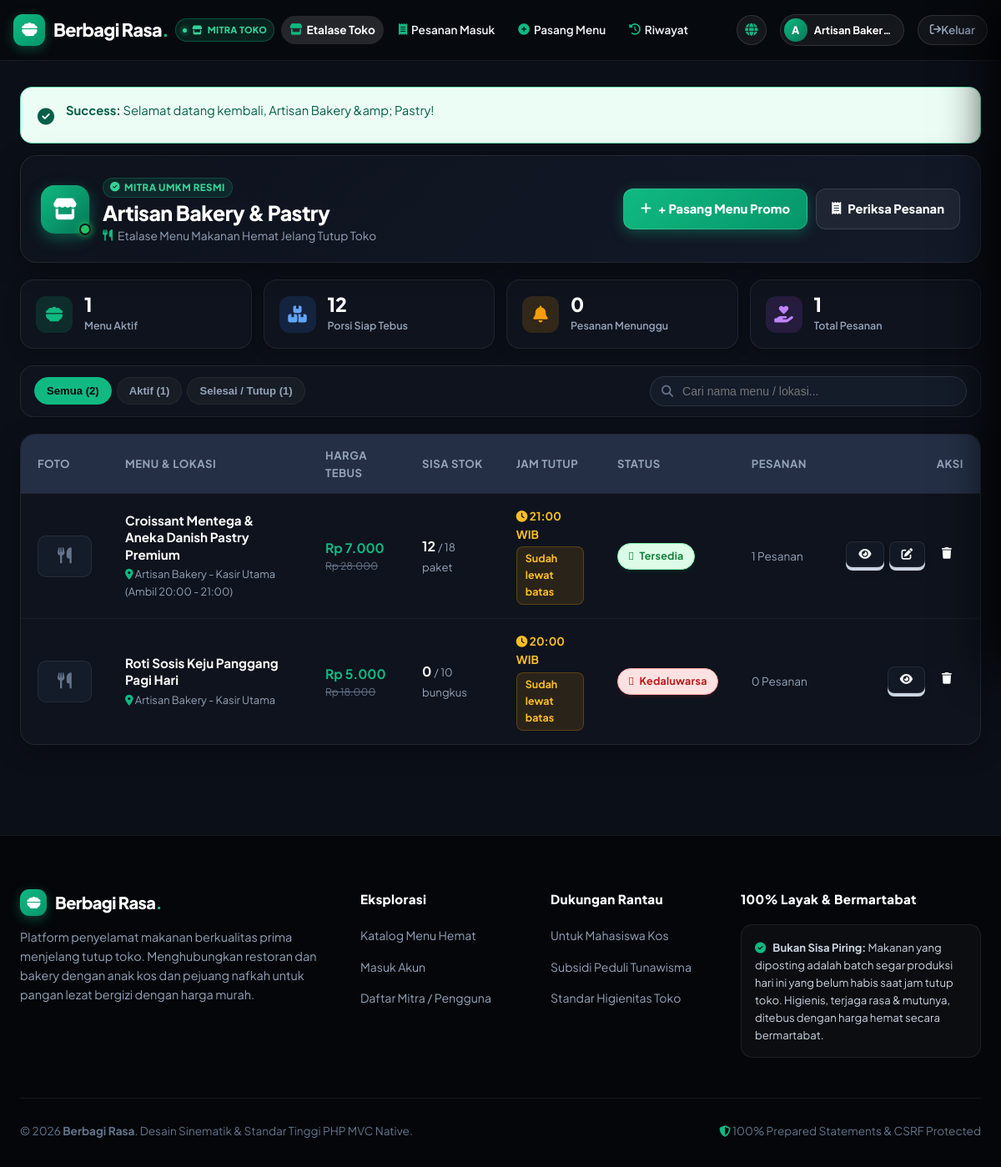
The app's page /index.php?url=donation/mine (signed in) with its own data.
### tables this page shows
CREATE TABLE IF NOT EXISTS users (
    id INT AUTO_INCREMENT PRIMARY KEY,
    nama VARCHAR(100) NOT NULL,
    email VARCHAR(100) NOT NULL UNIQUE,
    password VARCHAR(255) NOT NULL,
    role ENUM('donatur', 'penerima', 'admin') NOT NULL DEFAULT 'penerima',
    telepon VARCHAR(20) NULL,
    alamat TEXT NULL,
    created_at TIMESTAMP DEFAULT CURRENT_TIMESTAMP,
    INDEX idx_user_email (email),
    INDEX idx_user_role (role)
);

CREATE TABLE IF NOT EXISTS donations (
    id INT AUTO_INCREMENT PRIMARY KEY,
    user_id INT NOT NULL,
    judul VARCHAR(150) NOT NULL,
    deskripsi TEXT NULL,
    jumlah INT NOT NULL,
    sisa INT NOT NULL,
    satuan VARCHAR(20) NOT NULL DEFAULT 'porsi',
    harga_asli INT NOT NULL DEFAULT 0,
    harga_diskon INT NOT NULL DEFAULT 0,
    kategori VARCHAR(50) NOT NULL DEFAULT 'makanan_berat',
    lokasi_ambil VARCHAR(255) NOT NULL,
    jam_tutup VARCHAR(50) NULL DEFAULT '21:00 WIB',
    tipe_penawaran ENUM('diskon_toko', 'gratis_peduli') NOT NULL DEFAULT 'diskon_toko',
    jaminan_kualitas VARCHAR(255) NOT NULL DEFAULT '100% Segar & Higienis Diproduksi Hari Ini',
    foto VARCHAR(255) NULL,
    status ENUM('tersedia', 'dipesan', 'selesai', 'kedaluwarsa', 'dibatalkan') NOT NULL DEFAULT 'tersedia',
    expired_at DATETIME NOT NULL,
    created_at TIMESTAMP DEFAULT CURRENT_TIMESTAMP,
    updated_at TIMESTAMP DEFAULT CURRENT_TIMESTAMP ON UPDATE CURRENT_TIMESTAMP,
    INDEX idx_donation_status_created (status, created_at),
    INDEX idx_donation_user (user_id),
    INDEX idx_donation_category (kategori),
    CONSTRAINT fk_donations_user FOREIGN KEY (user_id) REFERENCES users(id) ON DELETE CASCADE
);

### views/donations/mine.php (the view, shortened to what the rows shown need)
<?php
$items = $donations ?? $myDonations ?? [];
$storeName = currentUser()['nama'] ?? $_SESSION['nama'] ?? 'Mitra Toko';
?>
<div class="store-page-wrapper">
    <div class="store-dashboard-header">
        <div class="store-profile-wrap">
            <div class="store-profile-info">
                <div class="store-badge-verified">
                    <i class="fa-solid fa-circle-check"></i> Mitra UMKM Resmi
                </div>
                <h1 class="store-title"><?= e($storeName) ?></h1>
                <p class="store-subtitle">
                    <i class="fa-solid fa-utensils"></i> Etalase Menu Makanan Hemat Jelang Tutup Toko
                </p>
            </div>
        </div>
    </div>
    <?php if (!empty($items)): ?>
            <?php foreach ($items as $item): ?>
                            <?= statusBadge($item['status']) ?>
            <?php endforeach; ?>
        <div class="store-desktop-table-card">
            <div class="table-responsive">
                <table class="data-table-3d store-data-table" id="storeDesktopTable">
                    <thead>
                        <tr>
                            <th style="width: 75px;">Foto</th>
                            <th style="min-width: 240px;">Menu & Lokasi</th>
                            <th style="width: 140px;">Harga Tebus</th>
                            <th style="width: 130px;">Sisa Stok</th>
                            <th style="width: 140px;">Jam Tutup</th>
                            <th style="width: 120px;">Status</th>
                            <th style="width: 120px;">Pesanan</th>
                            <th style="width: 140px; text-align: right;">Aksi</th>
                        </tr>
                    </thead>
                    <tbody>
                        <?php foreach ($items as $item): ?>
                            <?php
                                $isTersedia    = ($item['status'] === 'tersedia');
                                $filterCategory = $isTersedia ? 'tersedia' : 'tutup';
                                $hargaAsli     = (int)($item['harga_asli'] ?? 0);
                                $hargaDiskon   = (int)($item['harga_diskon'] ?? 0);
                                $isFree        = (($item['tipe_penawaran'] ?? '') === 'gratis_peduli' || $hargaDiskon === 0);
                            ?>
                            <tr data-category="<?= $filterCategory ?>" data-title="<?= strtolower(e($item['judul'] . ' ' . $item['lokasi_ambil'])) ?>">
                                <td>
                                    <?php if (!empty($item['foto']) && file_exists(UPLOAD_DIR . $item['foto'])): ?>
                                        <img src="<?= APP_URL ?>/assets/uploads/<?= e($item['foto']) ?>" alt="<?= e($item['judul']) ?>" class="table-thumb-img">
                                    <?php else: ?>
                                        <div class="table-thumb-fallback">
                                            <i class="fa-solid fa-utensils"></i>
                                        </div>
                                    <?php endif; ?>
                                </td>
                                <td>
                                    <strong class="table-item-title">
                                        <a href="<?= BASE_URL ?>?url=donation/show/<?= (int)$item['id'] ?>">
                                            <?= e($item['judul']) ?>
                                        </a>
                                    </strong>
                                    <span class="table-item-location">
                                        <i class="fa-solid fa-location-dot"></i> <?= e($item['lokasi_ambil']) ?>
                                    </span>
                                </td>
                                <td>
                                    <?php if ($isFree): ?>
                                        <span class="badge-discount-3d badge-free">Gratis Peduli</span>
                                    <?php else: ?>
                                        <strong class="table-deal-price">
                                            <?= formatRupiah($hargaDiskon) ?>
                                        </strong>
                                        <del class="table-original-price"><?= formatRupiah($hargaAsli) ?></del>
                                    <?php endif; ?>
                                </td>
                                <td>
                                    <strong class="table-stock-num">
                                        <?= (int)$item['sisa'] ?>
                                    </strong>
                                    <span class="table-stock-satuan">/ <?= (int)$item['jumlah'] ?> <?= e($item['satuan']) ?></span>
                                </td>
                                <td>
                                    <div class="table-closing-time">
                                        <i class="fa-solid fa-clock"></i> <?= e($item['jam_tutup'] ?? '21:00 WIB') ?>
                                    </div>
                                    <span class="countdown-tag" style="margin-top: 4px; display: inline-block;">
                                        <?= timeRemaining($item['expired_at']) ?>
                                    </span>
                                </td>
                                <td>
                                    <?= statusBadge($item['status']) ?>
                                </td>
                                <td>
                                    <?php if ((int)($item['pending_requests_count'] ?? 0) > 0): ?>
                                        <a href="<?= BASE_URL ?>?url=request/incoming" class="badge badge-menunggu" style="text-decoration: none; display: inline-flex; align-items: center; gap: 5px;">
                                            <i class="fa-solid fa-bell fa-shake"></i> <?= (int)$item['pending_requests_count'] ?> Menunggu
                                        </a>
                                    <?php else: ?>
                                        <span style="font-size: 0.85rem; color: var(--text-muted);">
                                            <?= (int)($item['total_requests_count'] ?? 0) ?> Pesanan
                                        </span>
                                    <?php endif; ?>
                                </td>
                                <td style="text-align: right;">
                                    <div style="display: inline-flex; gap: 6px; justify-content: flex-end;">
                                        <a href="<?= BASE_URL ?>?url=donation/show/<?= (int)$item['id'] ?>" class="btn-3d btn-3d-secondary btn-sm" title="Lihat Tampilan Publik">
                                            <i class="fa-solid fa-eye"></i>
                                        </a>
                                        <?php if ($item['status'] !== 'selesai' && $item['status'] !== 'kedaluwarsa'): ?>
                                            <a href="<?= BASE_URL ?>?url=donation/edit/<?= (int)$item['id'] ?>" class="btn-3d btn-3d-secondary btn-sm" title="Ubah Data Menu">
                                                <i class="fa-solid fa-pen-to-square"></i>
                                            </a>
                                        <?php endif; ?>
                                        <form action="<?= BASE_URL ?>?url=donation/destroy/<?= (int)$item['id'] ?>" method="POST" style="display: inline;" data-confirm="Hapus menu promo ini secara permanen?">
                                            <button type="submit" class="btn-3d btn-3d-danger btn-sm" title="Hapus Menu">
                                                <i class="fa-solid fa-trash"></i>
                                            </button>
                                        </form>
                                    </div>
                                </td>
                            </tr>
                        <?php endforeach; ?>
                    </tbody>
                </table>
            </div>
        </div>
    <?php endif; ?>
</div>

### views/layouts/header.php (shortened to what the rows shown need)
<?php
$currentUser = currentUser();
$currentUrl = $_GET['url'] ?? 'donation/index';
$currentUrl = trim($currentUrl, '/');
$isHomePage = ($currentUrl === 'donation/index' || $currentUrl === 'donation' || $currentUrl === '' || str_starts_with($currentUrl, 'donation/index'));
$isActorPage = (
    str_starts_with($currentUrl, 'donation/mine') ||
    str_starts_with($currentUrl, 'donation/create') ||
    str_starts_with($currentUrl, 'donation/edit') ||
    str_starts_with($currentUrl, 'request/') ||
    str_starts_with($currentUrl, 'history/')
);
?>
<!DOCTYPE html>
<html lang="id">
<head>
    <link rel="stylesheet" href="https://cdnjs.cloudflare.com/ajax/libs/font-awesome/6.5.1/css/all.min.css">
    <link rel="stylesheet" href="<?= ASSET_URL ?>/assets/css/style.css?v=<?= filemtime(ROOT_DIR . '/assets/css/style.css') ?>">
</head>
<body class="cinematic-dark-body <?= ($isHomePage) ? 'has-cinematic-hero' : '' ?>">
    <header class="header-nav">
        <div class="nav-container">
            <div class="nav-inner">
                <div class="nav-right-wrap">
                    <div class="nav-actions desktop-nav-actions">
                        <?php if ($currentUser): ?>
                            <?php if ($isActorPage): ?>
                                <a href="<?= BASE_URL ?>?url=donation/index" class="btn-portal-public-web" title="Lihat Website & Katalog Publik">
                                    <i class="fa-solid fa-globe"></i>
                                </a>
                            <?php endif; ?>
                            <div class="user-badge-pill" title="<?= e($currentUser['nama']) ?>">
                                <div class="user-avatar-circle">
                                    <?= strtoupper(substr($currentUser['nama'], 0, 1)) ?>
                                </div>
                                <div class="user-info-text">
                                    <strong class="user-name-label"><?= e($currentUser['nama']) ?></strong>
                                </div>
                            </div>
                            <a href="<?= BASE_URL ?>?url=auth/logout" class="btn-nav-ghost" data-confirm="Apakah Anda yakin ingin keluar (logout)?">
                                <i class="fa-solid fa-arrow-right-from-bracket"></i> Keluar
                            </a>
                        <?php endif; ?>
                    </div>
                </div>
            </div>
        </div>
    </header>
    <main class="main-content <?= ($isHomePage) ? 'has-cinematic-hero' : '' ?>">
        <?php if (!$isHomePage): ?>
            <div class="container">
        <?php endif; ?>

### include/helpers.php (shortened to what the rows shown need)
<?php
if (!function_exists('e')) {
    function e(?string $string): string {
        return htmlspecialchars((string)($string ?? ''), ENT_QUOTES, 'UTF-8');
    }
}
if (!function_exists('view')) {
    function view(string $path, array $data = []): void {
        extract($data);
        $viewFile = ROOT_DIR . DIRECTORY_SEPARATOR . 'views' . DIRECTORY_SEPARATOR . str_replace('/', DIRECTORY_SEPARATOR, $path) . '.php';
        require_once ROOT_DIR . DIRECTORY_SEPARATOR . 'views' . DIRECTORY_SEPARATOR . 'layouts' . DIRECTORY_SEPARATOR . 'header.php';
        require $viewFile;
        require_once ROOT_DIR . DIRECTORY_SEPARATOR . 'views' . DIRECTORY_SEPARATOR . 'layouts' . DIRECTORY_SEPARATOR . 'footer.php';
    }
}
if (!function_exists('isLoggedIn')) {
    function isLoggedIn(): bool {
        return isset($_SESSION['user_id']) && !empty($_SESSION['user_id']);
    }
}
if (!function_exists('timeRemaining')) {
    function timeRemaining(?string $datetime): string {
        $target = strtotime($datetime);
        $now = time();
        $diff = $target - $now;
        if ($diff <= 0) {
            return 'Sudah lewat batas';
        }
        $minutes = floor(($diff % 3600) / 60);
        return "Sisa {$minutes} menit";
    }
}
if (!function_exists('statusBadge')) {
    function statusBadge(string $status): string {
        $map = [
            'tersedia'    => ['label' => 'Tersedia', 'class' => 'badge-tersedia', 'icon' => 'fa-check-circle'],
            'dipesan'     => ['label' => 'Dipesan', 'class' => 'badge-dipesan', 'icon' => 'fa-clock'],
            'selesai'     => ['label' => 'Selesai', 'class' => 'badge-selesai', 'icon' => 'fa-box-open'],
            'kedaluwarsa' => ['label' => 'Kedaluwarsa', 'class' => 'badge-kedaluwarsa', 'icon' => 'fa-ban'],
            'dibatalkan'  => ['label' => 'Dibatalkan', 'class' => 'badge-dibatalkan', 'icon' => 'fa-times-circle'],
        ];
        $info = $map[$status] ?? ['label' => ucfirst($status), 'class' => 'badge-default', 'icon' => 'fa-circle'];
        return '<span class="badge 3d-badge ' . e($info['class']) . '"><i class="' . e($info['icon']) . '"></i> ' . e($info['label']) . '</span>';
    }
}
if (!function_exists('formatRupiah')) {
    function formatRupiah(?int $angka): string {
        return 'Rp ' . number_format($angka, 0, ',', '.');
    }
}

### records on screen
users: nama "A", nama "Artisan Baker…", nama "Artisan Bakery & Pastry"
donations: judul "Croissant Mentega & Aneka Danish Pastry Premium", lokasi_ambil "Artisan Bakery - Kasir Utama (Ambil 20:00 - 21:00)", harga_diskon "Rp 7.000", harga_asli "Rp 28.000", sisa "12", jumlah "18", satuan "paket", jam_tutup "21:00 WIB", expired_at "Sudah lewat batas", status "Tersedia", total_requests_count "1"
donations: judul "Roti Sosis Keju Panggang Pagi Hari", lokasi_ambil "Artisan Bakery - Kasir Utama", harga_diskon "Rp 5.000", harga_asli "Rp 18.000", sisa "0", jumlah "10", satuan "bungkus", jam_tutup "20:00 WIB", expired_at "Sudah lewat batas", status "Kedaluwarsa", total_requests_count "0"

### other values on screen
$flash['type'] "Success"
$flash['message'] "Selamat datang kembali, Artisan Bakery &amp; Pastry!"
$activeCount "1"
$totalSisa "12"
$totalPending "0"
$totalRequests "1"
$totalItems "2"
$closedCount "1"
